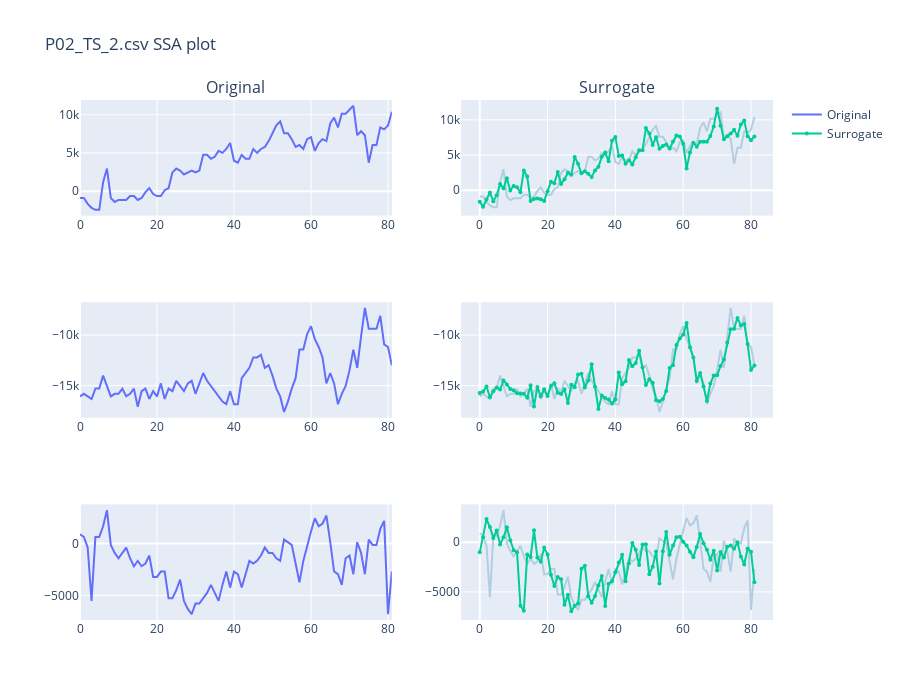

This figure's notebook cell:
### Markdown cell above
#### Plot Output Graph

### Code cell
# visualization
from plotly.subplots import make_subplots
import plotly.graph_objects as go

ori_colour = '#636efa'
ori2_colour = '#b3cde3'
surr_colour = '#00cc96'

fig = make_subplots(
    rows=_numComp, cols=2,
    subplot_titles=("Original", "Surrogate"))

x_coor = [x for x in range(file_data.shape[1])]

show_legend = True
ori_str = "Original"
surr_str ="Surrogate"
for i in range (_numComp):
    if i != 0: 
        show_legend = False
        ori_str = "Original " + str(i+1)
        surr_str = "Surrogate " + str(i+1)

    # original
    fig.add_trace(
        go.Scatter(
            x=x_coor, y=file_data[i,:], name=ori_str, 
            line=dict(color=ori_colour), showlegend=show_legend),
        row=i+1, col=1)
    
    # original + surrogate
    fig.add_trace(
        go.Scatter(
            x=x_coor, y=file_data[i,:], name=ori_str,
            line=dict(color=ori2_colour), showlegend=False),
        row=i+1, col=2)

    fig.add_trace(
        go.Scatter(
            x=x_coor, y=surr_data[i,:], name=surr_str,
            line=dict(color=surr_colour), showlegend=show_legend,
            mode="lines+markers",
            marker=dict(
                symbol="circle",
                size=4)),
        row=i+1, col=2)
    

# Update title and height
fig.update_layout(title_text=_file_name + " SSA plot", height=700, width=900)

fig.show()
